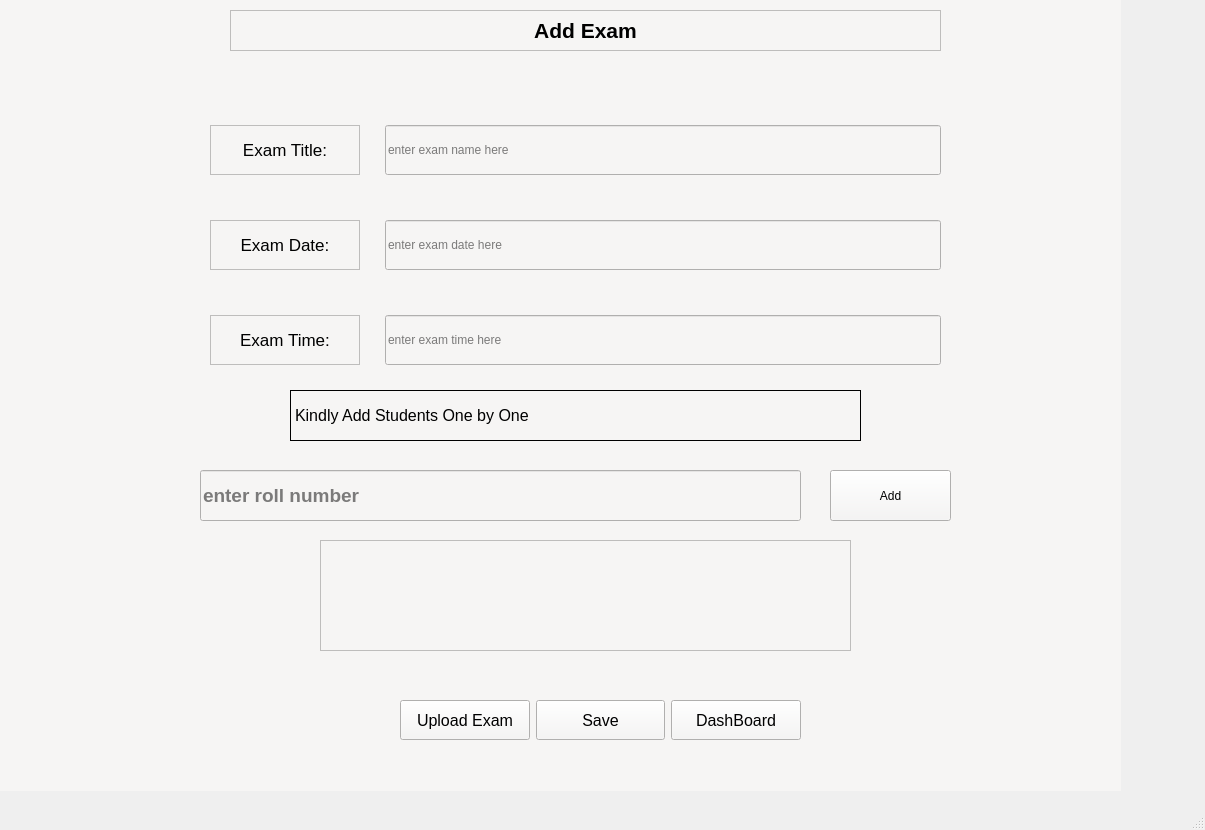
<?xml version="1.0" encoding="UTF-8"?>
<ui version="4.0">
 <class>Add_exam_window</class>
 <widget class="QMainWindow" name="Add_exam_window">
  <property name="geometry">
   <rect>
    <x>0</x>
    <y>0</y>
    <width>1205</width>
    <height>830</height>
   </rect>
  </property>
  <property name="windowTitle">
   <string>MainWindow</string>
  </property>
  <widget class="QWidget" name="centralwidget">
   <widget class="QWidget" name="Add_exam_widget" native="true">
    <property name="geometry">
     <rect>
      <x>0</x>
      <y>0</y>
      <width>1121</width>
      <height>791</height>
     </rect>
    </property>
    <property name="font">
     <font>
      <weight>50</weight>
      <bold>false</bold>
     </font>
    </property>
    <property name="styleSheet">
     <string notr="true">background-color: rgb(246, 245, 244);</string>
    </property>
    <widget class="QWidget" name="gridLayoutWidget">
     <property name="geometry">
      <rect>
       <x>200</x>
       <y>90</y>
       <width>751</width>
       <height>311</height>
      </rect>
     </property>
     <layout class="QGridLayout" name="Add_exam_gridLayout" columnstretch="0,0">
      <property name="leftMargin">
       <number>10</number>
      </property>
      <property name="topMargin">
       <number>10</number>
      </property>
      <property name="rightMargin">
       <number>10</number>
      </property>
      <property name="bottomMargin">
       <number>10</number>
      </property>
      <property name="horizontalSpacing">
       <number>25</number>
      </property>
      <property name="verticalSpacing">
       <number>20</number>
      </property>
      <item row="2" column="1">
       <widget class="QLineEdit" name="exam_time_lineEdit">
        <property name="minimumSize">
         <size>
          <width>0</width>
          <height>50</height>
         </size>
        </property>
        <property name="text">
         <string/>
        </property>
        <property name="placeholderText">
         <string>enter exam time here </string>
        </property>
       </widget>
      </item>
      <item row="0" column="0">
       <widget class="QLabel" name="exam_name_label">
        <property name="sizePolicy">
         <sizepolicy hsizetype="Preferred" vsizetype="Preferred">
          <horstretch>0</horstretch>
          <verstretch>0</verstretch>
         </sizepolicy>
        </property>
        <property name="minimumSize">
         <size>
          <width>150</width>
          <height>50</height>
         </size>
        </property>
        <property name="font">
         <font>
          <pointsize>13</pointsize>
         </font>
        </property>
        <property name="frameShape">
         <enum>QFrame::StyledPanel</enum>
        </property>
        <property name="text">
         <string>Exam Title:</string>
        </property>
        <property name="alignment">
         <set>Qt::AlignCenter</set>
        </property>
       </widget>
      </item>
      <item row="2" column="0">
       <widget class="QLabel" name="exam_time_label">
        <property name="sizePolicy">
         <sizepolicy hsizetype="Preferred" vsizetype="Fixed">
          <horstretch>0</horstretch>
          <verstretch>0</verstretch>
         </sizepolicy>
        </property>
        <property name="minimumSize">
         <size>
          <width>150</width>
          <height>50</height>
         </size>
        </property>
        <property name="font">
         <font>
          <pointsize>13</pointsize>
         </font>
        </property>
        <property name="frameShape">
         <enum>QFrame::StyledPanel</enum>
        </property>
        <property name="text">
         <string>Exam Time:</string>
        </property>
        <property name="alignment">
         <set>Qt::AlignCenter</set>
        </property>
       </widget>
      </item>
      <item row="1" column="0">
       <widget class="QLabel" name="exam_Date_label">
        <property name="sizePolicy">
         <sizepolicy hsizetype="Preferred" vsizetype="Fixed">
          <horstretch>0</horstretch>
          <verstretch>0</verstretch>
         </sizepolicy>
        </property>
        <property name="minimumSize">
         <size>
          <width>150</width>
          <height>50</height>
         </size>
        </property>
        <property name="font">
         <font>
          <pointsize>13</pointsize>
         </font>
        </property>
        <property name="frameShape">
         <enum>QFrame::StyledPanel</enum>
        </property>
        <property name="text">
         <string>Exam Date:</string>
        </property>
        <property name="alignment">
         <set>Qt::AlignCenter</set>
        </property>
       </widget>
      </item>
      <item row="0" column="1">
       <widget class="QLineEdit" name="exam_name_lineEdit">
        <property name="minimumSize">
         <size>
          <width>0</width>
          <height>50</height>
         </size>
        </property>
        <property name="text">
         <string/>
        </property>
        <property name="placeholderText">
         <string>enter exam name here </string>
        </property>
       </widget>
      </item>
      <item row="1" column="1">
       <widget class="QLineEdit" name="exam_date_lineEdit">
        <property name="minimumSize">
         <size>
          <width>0</width>
          <height>50</height>
         </size>
        </property>
        <property name="text">
         <string/>
        </property>
        <property name="placeholderText">
         <string>enter exam date here </string>
        </property>
       </widget>
      </item>
     </layout>
    </widget>
    <widget class="QWidget" name="horizontalLayoutWidget">
     <property name="geometry">
      <rect>
       <x>390</x>
       <y>680</y>
       <width>421</width>
       <height>80</height>
      </rect>
     </property>
     <layout class="QHBoxLayout" name="upload_horizontalLayout">
      <property name="leftMargin">
       <number>10</number>
      </property>
      <property name="topMargin">
       <number>10</number>
      </property>
      <property name="rightMargin">
       <number>10</number>
      </property>
      <property name="bottomMargin">
       <number>10</number>
      </property>
      <item>
       <widget class="QPushButton" name="Upload_pdf_btn">
        <property name="minimumSize">
         <size>
          <width>0</width>
          <height>40</height>
         </size>
        </property>
        <property name="font">
         <font>
          <family>Arial</family>
          <pointsize>12</pointsize>
         </font>
        </property>
        <property name="text">
         <string>Upload Exam</string>
        </property>
       </widget>
      </item>
      <item>
       <widget class="QPushButton" name="Save_btn">
        <property name="minimumSize">
         <size>
          <width>0</width>
          <height>40</height>
         </size>
        </property>
        <property name="font">
         <font>
          <family>Arial</family>
          <pointsize>12</pointsize>
         </font>
        </property>
        <property name="text">
         <string>Save</string>
        </property>
       </widget>
      </item>
      <item>
       <widget class="QPushButton" name="dashboard_btn">
        <property name="minimumSize">
         <size>
          <width>0</width>
          <height>40</height>
         </size>
        </property>
        <property name="font">
         <font>
          <family>Arial</family>
          <pointsize>12</pointsize>
         </font>
        </property>
        <property name="text">
         <string>DashBoard</string>
        </property>
       </widget>
      </item>
     </layout>
    </widget>
    <widget class="QLabel" name="error_label">
     <property name="geometry">
      <rect>
       <x>210</x>
       <y>70</y>
       <width>731</width>
       <height>51</height>
      </rect>
     </property>
     <property name="text">
      <string/>
     </property>
    </widget>
    <widget class="QLabel" name="header_add_students">
     <property name="geometry">
      <rect>
       <x>290</x>
       <y>390</y>
       <width>571</width>
       <height>51</height>
      </rect>
     </property>
     <property name="font">
      <font>
       <pointsize>12</pointsize>
       <weight>50</weight>
       <bold>false</bold>
      </font>
     </property>
     <property name="frameShape">
      <enum>QFrame::Box</enum>
     </property>
     <property name="text">
      <string>Kindly Add Students One by One</string>
     </property>
    </widget>
    <widget class="QLineEdit" name="add_student_lineEdit">
     <property name="geometry">
      <rect>
       <x>200</x>
       <y>470</y>
       <width>601</width>
       <height>51</height>
      </rect>
     </property>
     <property name="font">
      <font>
       <pointsize>14</pointsize>
       <weight>75</weight>
       <bold>true</bold>
      </font>
     </property>
     <property name="placeholderText">
      <string>enter roll number</string>
     </property>
    </widget>
    <widget class="QPushButton" name="add_student_pushButton">
     <property name="geometry">
      <rect>
       <x>830</x>
       <y>470</y>
       <width>121</width>
       <height>51</height>
      </rect>
     </property>
     <property name="text">
      <string>Add</string>
     </property>
    </widget>
    <widget class="QListWidget" name="roll_number_listWidget">
     <property name="geometry">
      <rect>
       <x>320</x>
       <y>540</y>
       <width>531</width>
       <height>111</height>
      </rect>
     </property>
    </widget>
    <widget class="QLabel" name="header">
     <property name="geometry">
      <rect>
       <x>230</x>
       <y>10</y>
       <width>711</width>
       <height>41</height>
      </rect>
     </property>
     <property name="font">
      <font>
       <pointsize>16</pointsize>
       <weight>75</weight>
       <bold>true</bold>
      </font>
     </property>
     <property name="frameShape">
      <enum>QFrame::StyledPanel</enum>
     </property>
     <property name="text">
      <string>Add Exam</string>
     </property>
     <property name="alignment">
      <set>Qt::AlignCenter</set>
     </property>
    </widget>
   </widget>
  </widget>
  <widget class="QMenuBar" name="menubar">
   <property name="geometry">
    <rect>
     <x>0</x>
     <y>0</y>
     <width>1205</width>
     <height>26</height>
    </rect>
   </property>
  </widget>
  <widget class="QStatusBar" name="statusbar"/>
 </widget>
 <resources/>
 <connections/>
</ui>
